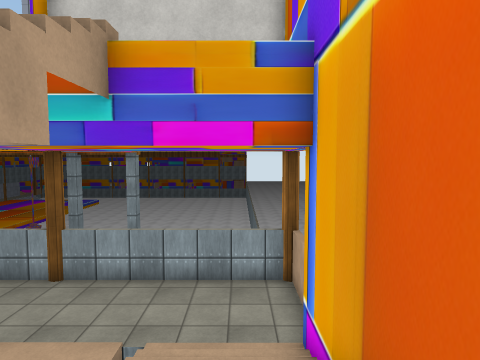
[1] (above)

18 first-person views from a walk through a scene from a Unity 3-D project. The camera is 1.5 m above the floor, tilts 4° down and sees 75° across. The floor is counted in squares, 1 m on a side. Each view is taken from the middle of a square. On the plan, view 1 faces up. The plan holds only what a view shows up to about 15 squares ahead; the rest is blank. The place goes on beyond the plan. The player character is not drawn. Door leaves are left out, so doorways stand open. Some surface patterns are stand-ins.

[2]
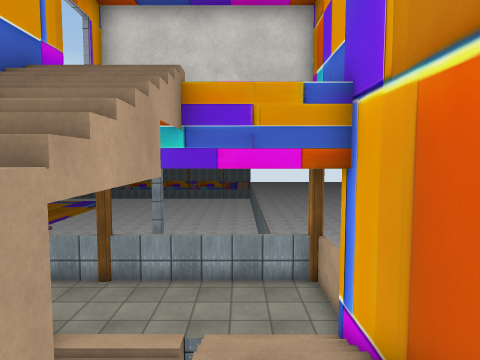

[3]
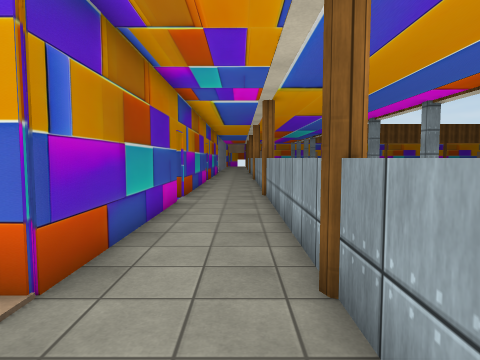

[4]
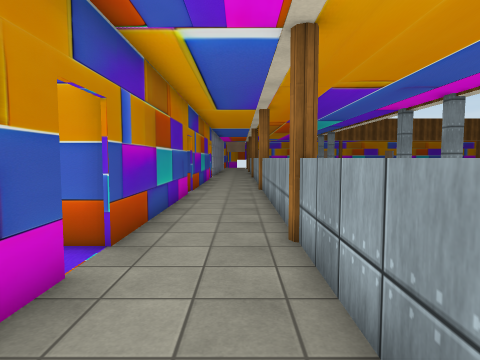

[5]
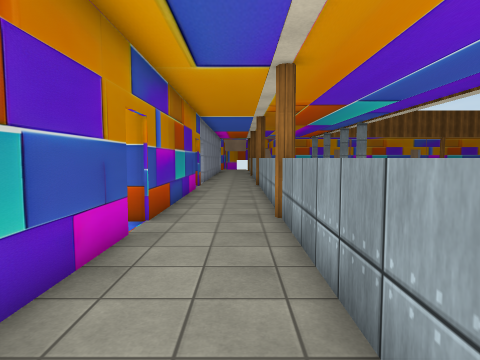

[6]
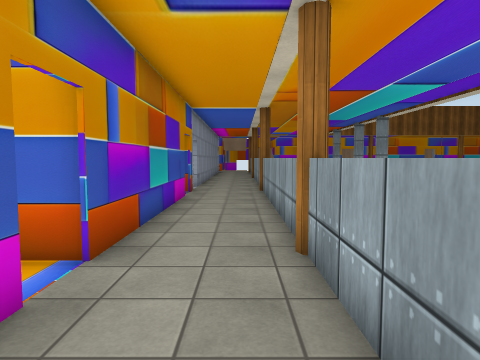

[7]
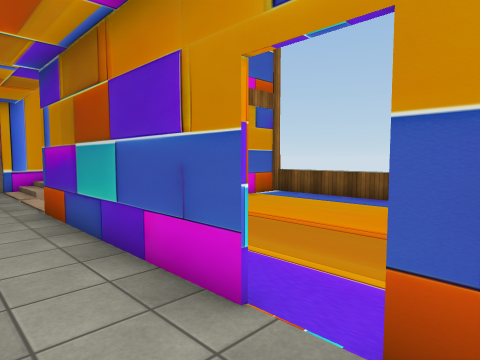

[8]
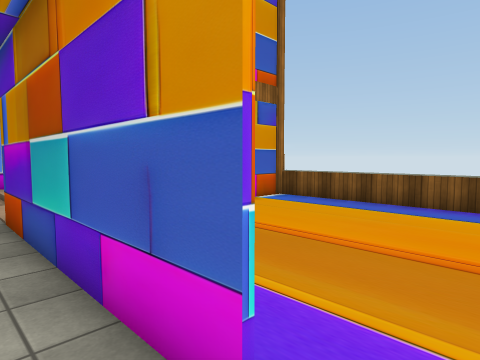

[9]
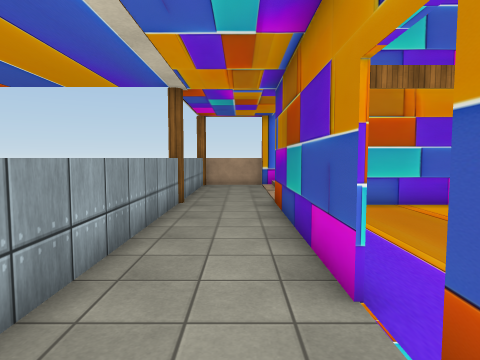

[10]
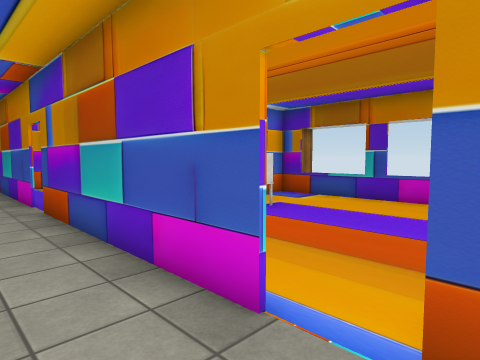

[11]
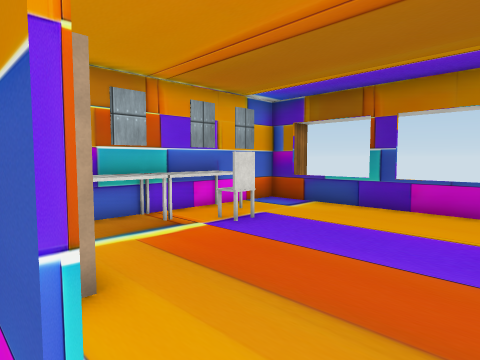

[12]
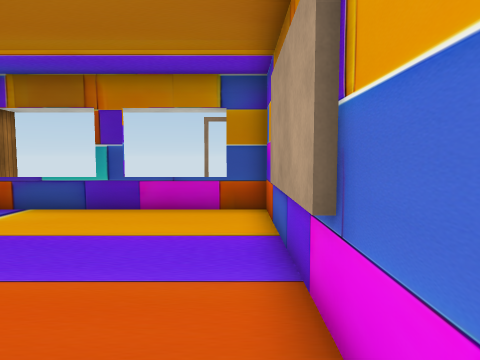

[13]
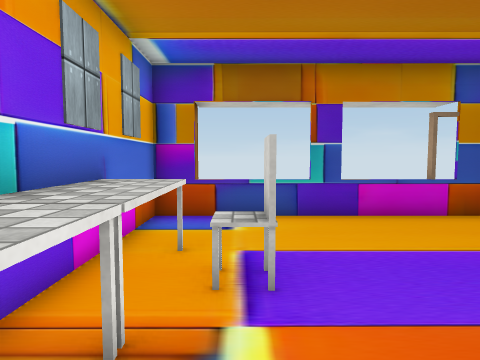

[14]
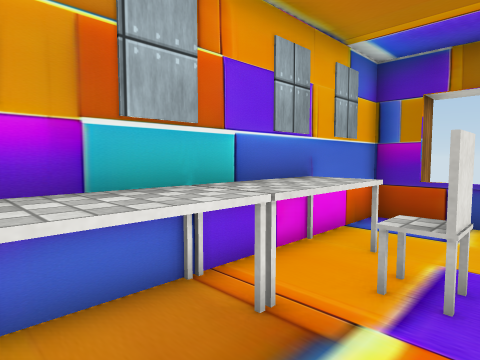

[15]
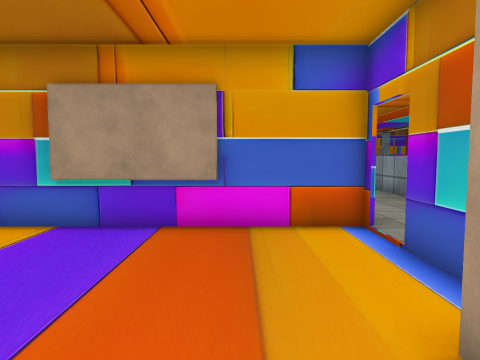

[16]
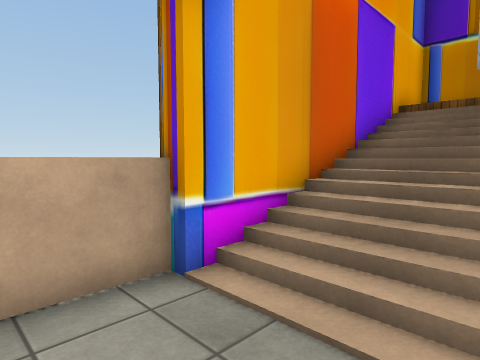

[17]
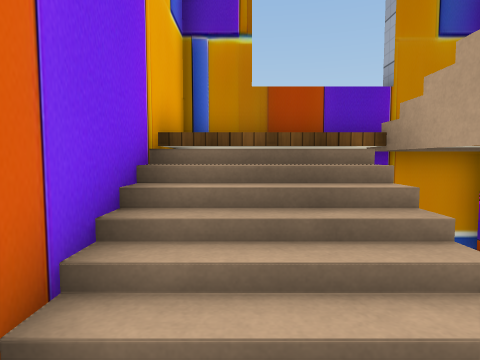

[18]
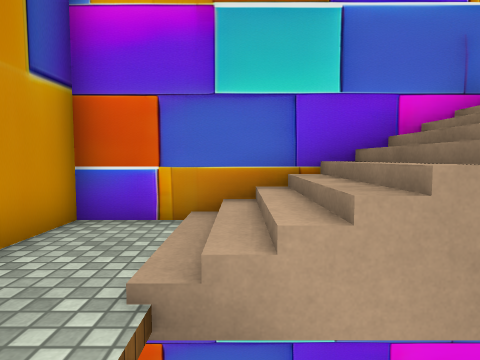

### Floor plan
Key: @ floor where view 1 was taken; # wall or solid block; x gap in a wall; . main floor; : floor 0.25 m higher than the main floor; + floor 3.25 m higher than the main floor; / step, stairs or slope; = window, fence, low wall or low ledge; ^ raised ledge; v drop or lower ground; O other object.
Columns run from 31 left of view 1 to 2 right of it. Each row starts with its distance up from view 1.
  9 =======#========#=========#=====#v
  8 :::::::::::::::::::::::::::::::::#
  7 :::::::::::::::::::::::::::::::::#
  6 ########:#########x########:: :::#
  5        #....OOO # ......  #//v//#
  4        #.......OO ......  #//v//#
  3        #.......OO ........#//v//#
  2        #.......OO ........#//v//#
  1        #.......OO ........#//v//#
  0        #......OOO ........#//v/@#
 -1        #.......O# ........#//v//#
 -2        #........# ........#///  #
 -3        #........# ....... #+++  #
 -4        ###==#==## ^^^^^^^^##^^^##
 -5                v   ^^^^^^

Where each view was taken, in squares from view 1:
view 1: 0 up, 0 right, facing up
view 2: 1 down, 1 left, facing up
view 3: 8 up, 2 left, facing left
view 4: 8 up, 9 left, facing left
view 5: 8 up, 16 left, facing left
view 6: 8 up, 19 left, facing left
view 7: 8 up, 15 left, facing down-right
view 8: 7 up, 14 left, facing down-right
view 9: 7 up, 16 left, facing right
view 10: 8 up, 24 left, facing down-right
view 11: 6 up, 23 left, facing down-right
view 12: 5 up, 23 left, facing down
view 13: 4 up, 17 left, facing down
view 14: 4 up, 18 left, facing down-right
view 15: 3 up, 17 left, facing left
view 16: 8 up, 2 left, facing down-right
view 17: 3 up, 0 right, facing down
view 18: 1 down, 0 right, facing left
